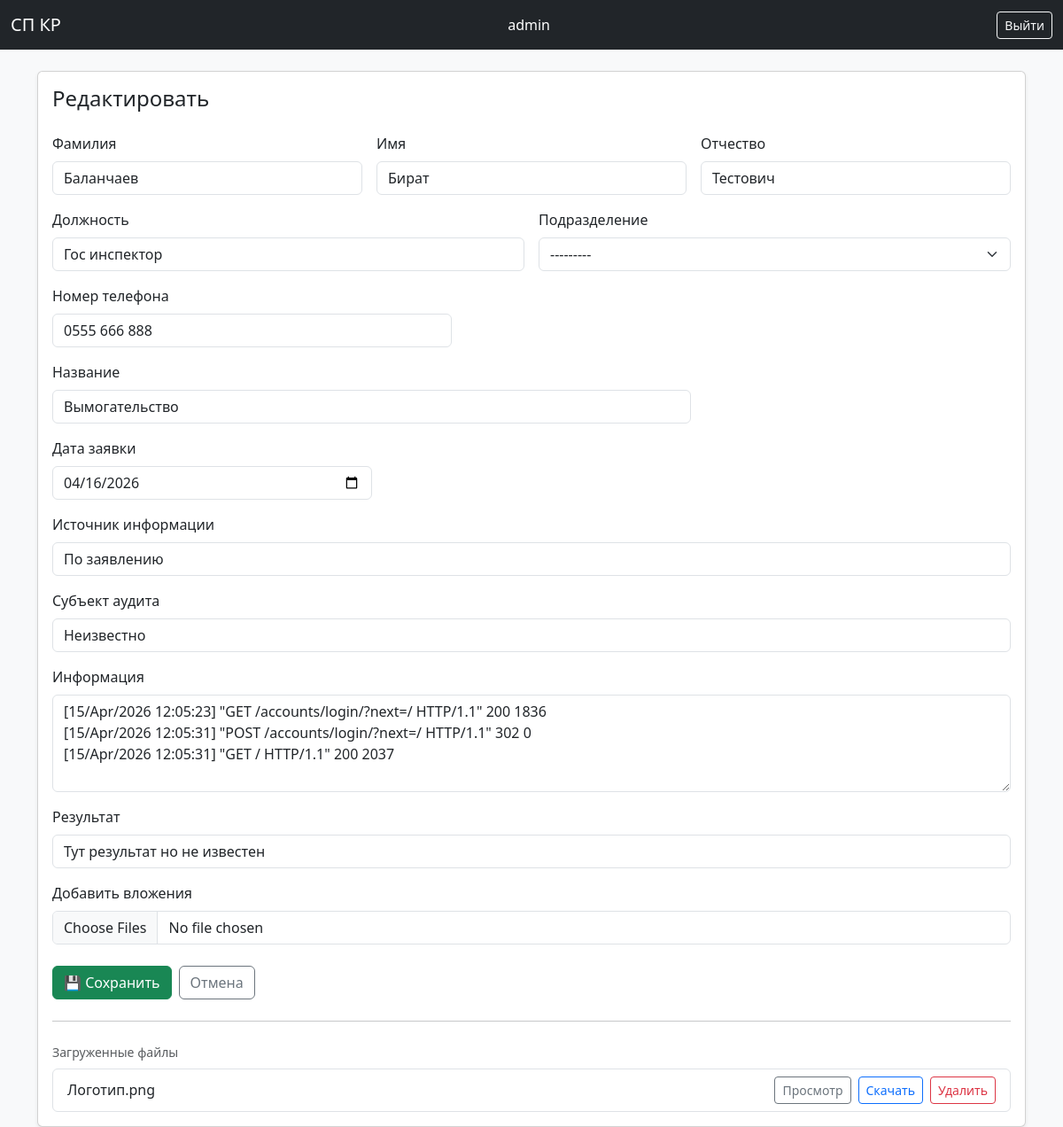
Page /employee/1/edit/ (signed in) on the committed database.
### core/models.py (models this page shows, shortened)
class Employee(models.Model):
    last_name = models.CharField("Фамилия", max_length=100)
    first_name = models.CharField("Имя", max_length=100)
    middle_name = models.CharField("Отчество", max_length=100, blank=True)
    position = models.CharField("Должность", max_length=100, blank=True)
    department = models.ForeignKey(
        Department,
        on_delete=models.PROTECT,
        verbose_name="Подраздел",
        null=True,
        blank=True,
    )
    phone_number = models.CharField("Номер телефона", max_length=20, blank=True)
    inf_name = models.CharField("Название", max_length=100, blank=True)
    inf_date = models.DateField("Дата заявки", null=True, blank=True)
    inf_source = models.CharField("Источник информации", max_length=100, blank=True)
    audit_subject = models.CharField("Субъект аудита", max_length=200, blank=True)
    inf_text = models.TextField("Информация", blank=True)
    inf_result = models.CharField("Результат", max_length=500, blank=True)
    created_at = models.DateTimeField("Дата создания", auto_now_add=True)

class EmployeeAttachment(models.Model):
    employee = models.ForeignKey(Employee, on_delete=models.CASCADE, related_name="attachments",
        verbose_name="Сотрудник",)
    file = models.FileField("Файл", upload_to="employee_files/%Y/%m/%d/")
    original_name = models.CharField("Имя файла", max_length=255)
    created_at = models.DateTimeField("Дата загрузки", auto_now_add=True)
    class Meta:
        verbose_name = "Вложение"
        verbose_name_plural = "Вложения"
        ordering = ["-created_at"]

### core/views.py (the view, shortened to what this page needs)
# urls.py: path("employee/<int:employee_id>/edit/", employee_edit, name="employee_edit"),
@login_required
def employee_edit(request, employee_id):
    employee = get_object_or_404(Employee, id=employee_id)
    form = EmployeeForm(
        request.POST or None,
        request.FILES or None,
        instance=employee
    )
    return render(request, "core/employee_form.html", {
        "form": form,
        "employee": employee,
        "title": "Редактировать"
    })

### core/models.py (called while the page is built)
    def __str__(self):
        return self.name

### core/templates/core/employee_form.html (shortened to what this page needs)
{% extends "base.html" %}
{% block content %}
<div class="card shadow-sm">
    <div class="card-body">
        <h4 class="mb-4">{{ title }}</h4>
        <form method="post" enctype="multipart/form-data" novalidate>
            <div class="row g-3 mb-3">
                <div class="col-md-4">
                    <label class="form-label">Фамилия</label>
                    {{ form.last_name }}
                </div>
                <div class="col-md-4">
                    <label class="form-label">Имя</label>
                    {{ form.first_name }}
                </div>
                <div class="col-md-4">
                    <label class="form-label">Отчество</label>
                    {{ form.middle_name }}
                </div>
            </div>
            <div class="row g-3 mb-3">
                <div class="col-md-6">
                    <label class="form-label">Должность</label>
                    {{ form.position }}
                </div>
                <div class="col-md-6">
                    <label class="form-label">Подразделение</label>
                    {{ form.department }}
                </div>
            </div>
            <div class="mb-3">
                <label class="form-label">Номер телефона</label>
                <div class="col-sm-5">{{ form.phone_number }}</div>
            </div>
            <div class="mb-3">
                <label class="form-label">Название</label>
                <div class="col-sm-8">{{ form.inf_name }}</div>
            </div>
            <div class="mb-3">
                <label class="form-label">Дата заявки</label>
                <div class="col-sm-4">{{ form.inf_date }}</div>
            </div>
            <div class="mb-3">
                <label class="form-label">Источник информации</label>
                {{ form.inf_source }}
            </div>
            <div class="mb-3">
                <label class="form-label">Субъект аудита</label>
                {{ form.audit_subject }}
            </div>
            <div class="mb-3">
                <label class="form-label">Информация</label>
                {{ form.inf_text }}
            </div>
            <div class="mb-3">
                <label class="form-label">Результат</label>
                {{ form.inf_result }}
            </div>
            <div class="mb-4">
                <label class="form-label">Добавить вложения</label>
                <input type="file" name="file" multiple class="form-control">
            </div>
            <div class="d-flex gap-2">
                <button type="submit" class="btn btn-success">
                    💾 Сохранить
                </button>
                <a href="{% url 'employee_list' %}" class="btn btn-outline-secondary">
                    Отмена
                </a>
            </div>
        </form>
        {% if employee and employee.attachments.exists %}
        <hr class="my-4">
        <div>
            <div class="text-muted small mb-2">Загруженные файлы</div>
            <ul class="list-group">
                {% for attachment in employee.attachments.all %}
                <li class="list-group-item d-flex justify-content-between align-items-center">
                    <span>{{ attachment.original_name }}</span>
                    <div class="d-flex gap-2">
                        <a href="{{ attachment.file.url }}"
                           target="_blank"
                           class="btn btn-sm btn-outline-secondary">
                            Просмотр
                        </a>
                        <a href="{% url 'attachment_download' attachment.id %}"
                           class="btn btn-sm btn-outline-primary">
                            Скачать
                        </a>
                        <form method="post"
                              action="{% url 'attachment_delete' attachment.id %}"
                              onsubmit="return confirm('Удалить файл?');"
                              style="display:inline;">
                            <button type="submit"
                                    class="btn btn-sm btn-outline-danger">
                                Удалить
                            </button>
                        </form>
                    </div>
                </li>
                {% endfor %}
            </ul>
        </div>
        {% endif %}
    </div>
</div>
{% endblock %}

### core/templates/base.html (shortened to what this page needs)
{% load static %}
<!DOCTYPE html>
<html lang="ru">
<head>
    <link href="https://cdn.jsdelivr.net/npm/bootstrap@5.3.2/dist/css/bootstrap.min.css"
          rel="stylesheet">
    <link href="{% static 'css/style.css' %}" rel="stylesheet">
</head>
<body class="bg-light">
<nav class="navbar navbar-dark bg-dark mb-4">
    <div class="container-fluid">
        <span class="navbar-brand">СП КР</span>
        {% if user.is_authenticated %}
        <span class="text-white me-3">
            {% if user.first_name or user.last_name %}
                {{ user.first_name }} {{ user.last_name }}
            {% else %}
                {{ user.username }}
            {% endif %}
        </span>
        <form method="post" action="{% url 'logout' %}" class="d-inline">
            <button type="submit" class="btn btn-outline-light btn-sm">
                Выйти
            </button>
        </form>
        {% endif %}
    </div>
</nav>
<div class="container">
    {% block content %}{% endblock %}
</div>
</body>
</html>

### rows in the picture
Employee: last_name "Баланчаев", first_name "Бират", middle_name "Тестович", position "Гос инспектор", department "---------", phone_number "0555 666 888", inf_name "Вымогательство", inf_date "04/16/2026", inf_source "По заявлению", audit_subject "Неизвестно", inf_text "[15/Apr/2026 12:05:23] \"GET /accounts/login/?next=/ HTTP/1.1\" 200 1836 [15/Apr/2026 12:05:31] \"POST /accounts/login/?next=/ HTTP/1.1\" 302 0 [15/Apr/2026 12:05:31] \"GET / HTTP/1.1\" 200 2037", inf_result "Тут результат но не известен"
EmployeeAttachment: original_name "Логотип.png"

### other values in the picture
{{ user.username }} "admin"
{{ title }} "Редактировать"
